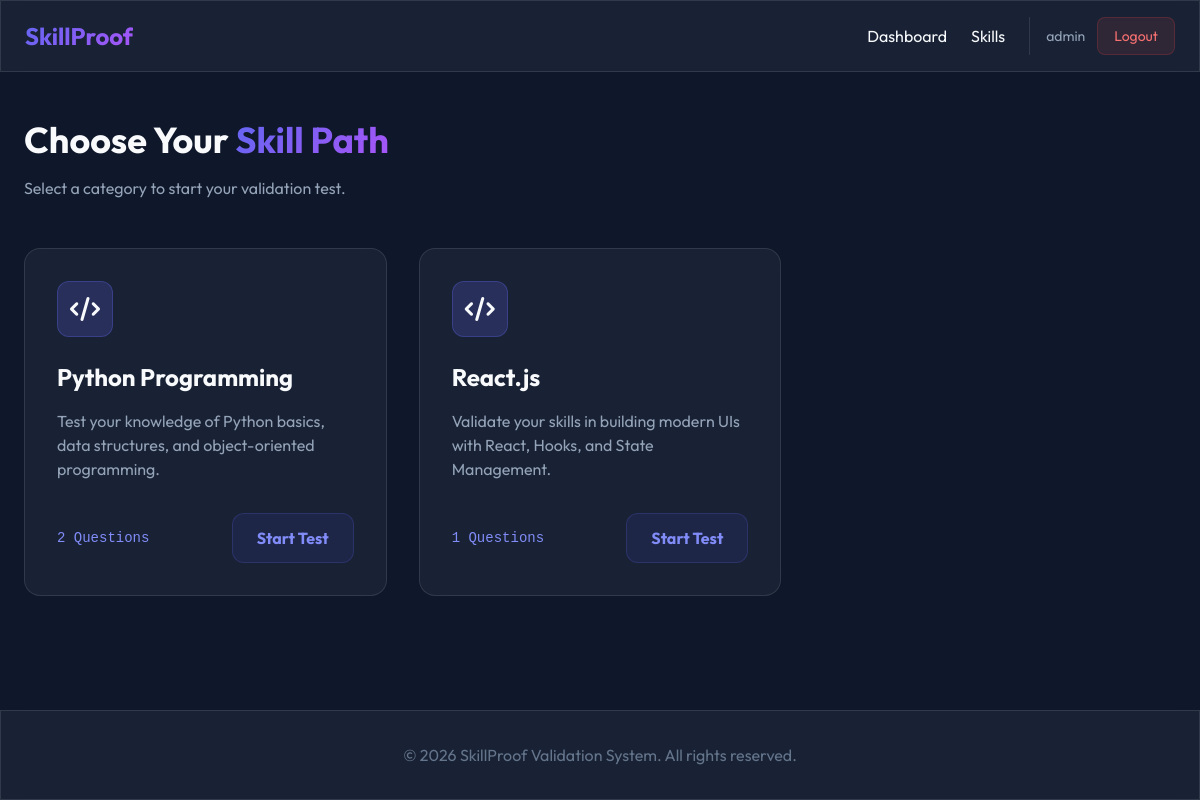
Screenshot of /skills/ (signed in) with the database file from the repository.
### core/models.py (models this page shows, shortened)
class User(AbstractUser):
    ROLE_CHOICES = (
        ('student', 'Student'),
        ('employer', 'Employer'),
        ('admin', 'Admin'),
    )
    role = models.CharField(max_length=10, choices=ROLE_CHOICES, default='student')
    bio = models.TextField(blank=True, null=True)
    profile_picture = models.ImageField(upload_to='profiles/', blank=True, null=True)

class Skill(models.Model):
    name = models.CharField(max_length=100)
    description = models.TextField()
    category = models.CharField(max_length=50, blank=True)

### core/views.py (the view)
# urls.py: path('skills/', views.skill_select, name='skill_select'),
@login_required
def skill_select(request):
    skills = Skill.objects.all()
    return render(request, 'skill_select.html', {'skills': skills})

### templates/skill_select.html (shortened to what this page needs)
{% extends 'base.html' %}
{% block content %}
<div class="max-w-7xl mx-auto px-6 py-12">
    <div class="mb-12">
        <h2 class="text-4xl font-bold mb-4">Choose Your <span class="gradient-text">Skill Path</span></h2>
        <p class="text-slate-400">Select a category to start your validation test.</p>
    </div>
    <div class="grid md:grid-cols-2 lg:grid-cols-3 gap-8">
        {% for skill in skills %}
            <div class="glass p-8 rounded-2xl border border-white/10 hover:border-indigo-500/50 transition group flex flex-col h-full">
                <div class="w-14 h-14 rounded-xl bg-indigo-500/20 flex items-center justify-center mb-6 border border-indigo-500/30 group-hover:bg-indigo-500 transition">
                    <i class="fas fa-code text-2xl group-hover:text-white transition"></i>
                </div>
                <h3 class="text-2xl font-bold mb-4">{{ skill.name }}</h3>
                <p class="text-slate-400 mb-8 flex-grow">{{ skill.description }}</p>
                <div class="flex items-center justify-between">
                    <span class="text-sm font-mono text-indigo-400">{{ skill.tests.count }} Questions</span>
                    <a href="{% url 'take_test' skill.id %}" class="bg-indigo-600/10 text-indigo-400 px-6 py-3 rounded-xl border border-indigo-500/20 hover:bg-indigo-600 hover:text-white transition font-bold">Start Test</a>
                </div>
            </div>
        {% empty %}
            <div class="col-span-full py-20 text-center">
                <i class="fas fa-search text-6xl text-slate-700 mb-6"></i>
                <p class="text-slate-500 text-xl">No skills available at the moment. Admin panel is coming soon!</p>
            </div>
        {% endfor %}
    </div>
</div>
{% endblock %}

### templates/base.html (shortened to what this page needs)
<!DOCTYPE html>
<html lang="en">
<head>
    <script src="https://cdn.tailwindcss.com"></script>
    <link rel="stylesheet" href="https://cdnjs.cloudflare.com/ajax/libs/font-awesome/6.0.0/css/all.min.css">
</head>
<body class="min-h-screen flex flex-col">
    <nav class="glass sticky top-0 z-50 border-b border-white/10 px-6 py-4">
        <div class="max-w-7xl mx-auto flex justify-between items-center">
            <a href="/" class="text-2xl font-bold gradient-text">SkillProof</a>
            <div class="flex items-center gap-6">
                {% if user.is_authenticated %}
                    <a href="{% url 'dashboard' %}" class="hover:text-indigo-400 transition">Dashboard</a>
                    <a href="{% url 'skill_select' %}" class="hover:text-indigo-400 transition">Skills</a>
                    <div class="flex items-center gap-3 pl-4 border-l border-white/10">
                        <span class="text-sm text-slate-400">{{ user.username }}</span>
                        <a href="{% url 'logout' %}" class="bg-red-500/10 text-red-400 px-4 py-2 rounded-lg text-sm border border-red-500/20 hover:bg-red-500 hover:text-white transition">Logout</a>
                    </div>
                {% else %}
                    <a href="{% url 'login' %}" class="hover:text-indigo-400 transition">Login</a>
                    <a href="{% url 'signup' %}" class="bg-indigo-600 px-6 py-2 rounded-lg hover:bg-indigo-700 transition">Get Started</a>
                {% endif %}
            </div>
        </div>
    </nav>
    <main class="flex-grow">
        {% block content %}{% endblock %}
    </main>
    <footer class="glass border-t border-white/10 py-8 px-6 mt-12">
        <div class="max-w-7xl mx-auto text-center text-slate-500">
            <p>&copy; 2026 SkillProof Validation System. All rights reserved.</p>
        </div>
    </footer>
</body>
</html>

### templates/base.html (style rules this page uses)
body { font-family: 'Outfit', sans-serif; background: #0f172a; color: #f8fafc; }
.glass { background: rgba(30, 41, 59, 0.7); backdrop-filter: blur(12px); border: 1px solid rgba(255, 255, 255, 0.1); }
.gradient-text { background: linear-gradient(135deg, #6366f1, #a855f7); -webkit-background-clip: text; -webkit-text-fill-color: transparent; }

### rows the page displays
User: username "admin"
Skill: name "Python Programming", description "Test your knowledge of Python basics, data structures, and object-oriented programming.", tests.count "2"
Skill: name "React.js", description "Validate your skills in building modern UIs with React, Hooks, and State Management.", tests.count "1"
